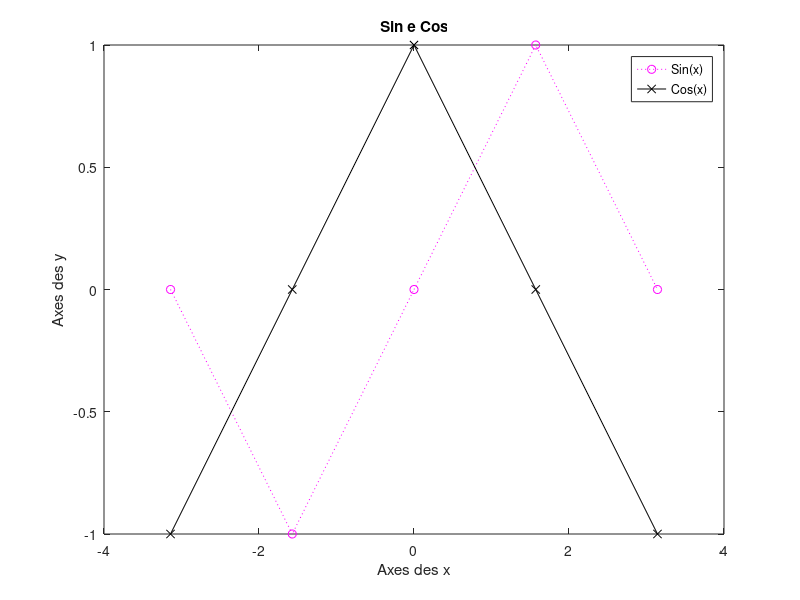
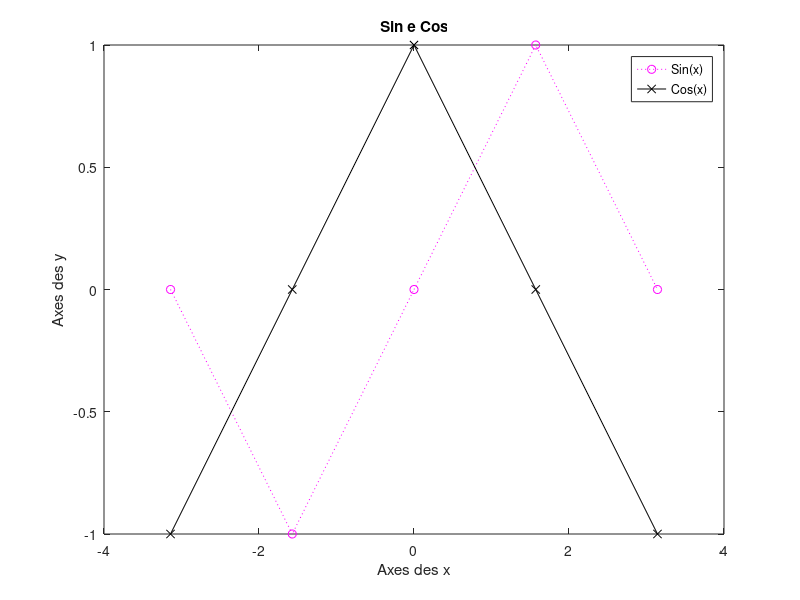

Source code (MATLAB) for these figures, in order:
clear all
clc

amostras = input('Digite aqui o numero de amostras: ')

%exemplificando como figura 1
figure(1);
%x variando de -pi a pi em 21 amostras
x = linspace(-pi, pi, amostras);
%definindo quem eh y
y = sin(x);
%plitando os valores
plot(x, y, 'm:o', x, cos(x), 'k-x');
%definindo o titulo
title('Sin e Cos')
%definindo a legenda do plot 
legend('Sin(x)', 'Cos(x)')
%definindo o axes
xlabel('Axes des x')
ylabel('Axes des y')

%salvando o grafico em PDF ou JPG
saveas(gca, 'myPlot_graphics.pdf', 'pdf')
saveas(gca, 'myPlot_graphics.jpg', 'jpg')
